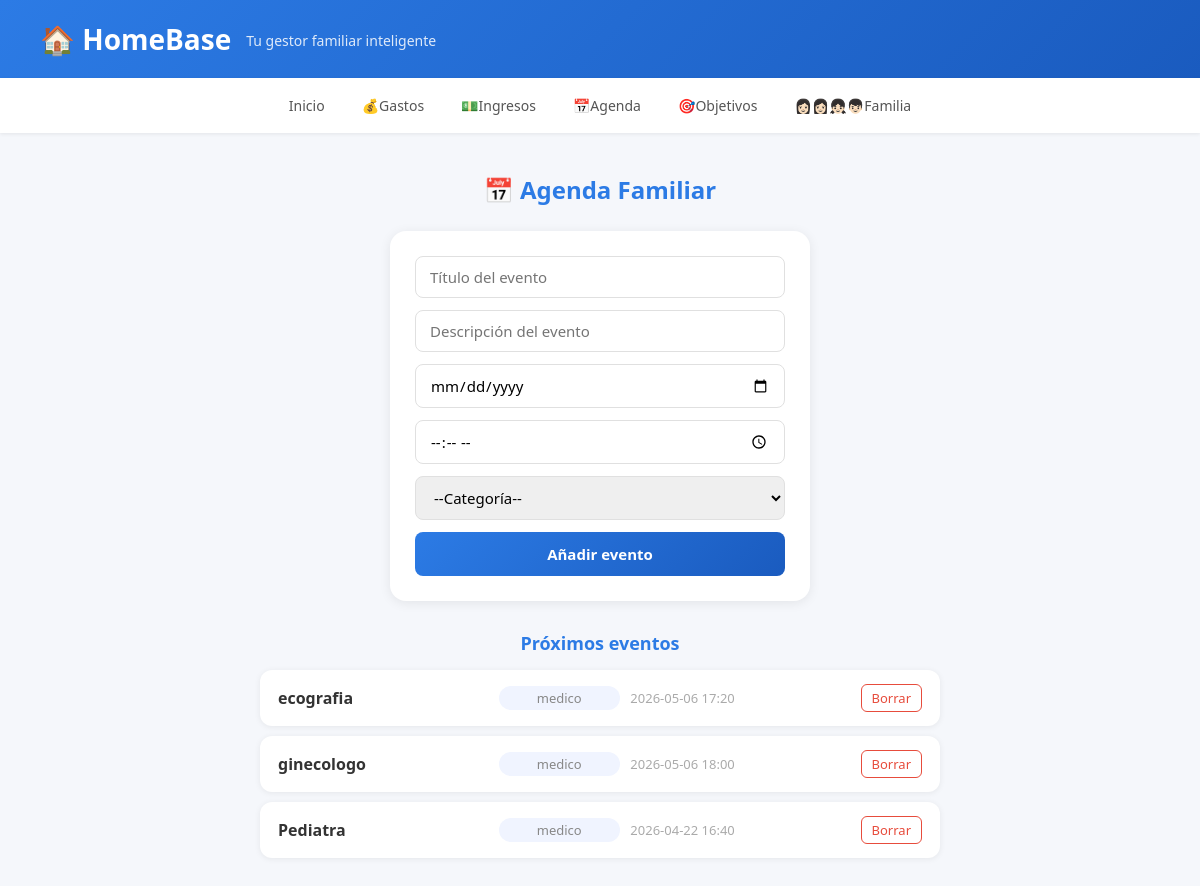
Page /agenda on the committed database.
### tables this page shows
CREATE TABLE agenda(
            id INTEGER PRIMARY KEY AUTOINCREMENT,
            titulo TEXT NOT NULL,
            descripcion TEXT,
            fecha TEXT NOT NULL,
            hora TEXT,
            categoria TEXT NOT NULL);

### app.py (the view, shortened to what this page needs)
@app.route('/agenda', methods=['GET', 'POST'])
def agenda():
    conn = get_db()
    lista_agenda = conn.execute('SELECT * FROM agenda ORDER BY fecha DESC').fetchall()
    conn.close()
    return render_template('agenda.html', eventos=lista_agenda)

### app.py (called while the page is built)
def get_db():
    conn = sqlite3.connect('homebase.db')
    conn.row_factory = sqlite3.Row
    return conn

### templates/agenda.html (shortened to what this page needs)
<!DOCTYPE html>
<html lang="en">
<head>
    <link rel="stylesheet" href="{{ url_for('static', filename='css/estilo.css') }}">
</head>
<body>
    <header>
        <h1>🏠 HomeBase</h1>
        <p> Tu gestor familiar inteligente</p>
    </header>
        <nav>
            <a href="/">Inicio </a>
            <a href="/gastos">💰Gastos</a>
            <a href="/ingresos">💵Ingresos</a>
            <a href="/agenda">📅Agenda</a>
            <a href="#">🎯Objetivos</a>
            <a href="#">👩🏻‍👩🏻‍👧🏻‍👦🏻Familia</a>
        </nav>
    <main>
        <h2>📅 Agenda Familiar</h2>
        <form class="formulario" method="POST" action="/agenda">
            <input type="text" name="titulo" placeholder="Título del evento" required>
            <input type="text" name="descripcion" placeholder="Descripción del evento" >
            <input type="date" name="fecha" required>
            <input type="time" name="hora" required>
            <select name="categoria" required>
                <option value="">--Categoría--</option>
            </select>
            <button type="submit">Añadir evento</button>
        </form>
        <div class="lista-agenda">
            <h3>Próximos eventos</h3>
            {% if eventos %}
                {% for evento in eventos %}
                <div class="evento-item">
                    <span class="evento-titulo">{{ evento ['titulo']}}</span>
                    <span class="evento-cat">{{ evento ['categoria']}}</span>
                    <span class="evento-fecha">{{ evento ['fecha']}} {{ evento['hora']}}</span>
                    <a href="/agenda/borrar/{{ evento['id']}}" class="btn-borrar" onclick="return confirm('¿Estás seguro de que quieres eliminar este evento?');">Borrar</a>
                </div>
                    {% endfor %}
            {% else %}
                <p>No hay eventos registrados.</p>
            {% endif %}

### static/css/estilo.css (style rules this page uses)
* { margin: 0; padding: 0; box-sizing: border-box; font-family: 'Segoe UI', Arial, sans-serif; }
body { background-color: #f5f7fb; color: #333; }
header { background: linear-gradient(135deg, #2c7be5, #1a5bbf); color: white; padding: 20px 40px; display: flex; align-items: center; gap: 15px; box-shadow: 0 2px 10px rgba(0,0,0,0.15); }
header h1 { font-size: 28px; font-weight: 700; }
header p { font-size: 14px; opacity: 0.85; margin-top: 2px; }
nav { background-color: white; display: flex; justify-content: center; gap: 5px; padding: 10px 20px; box-shadow: 0 1px 4px rgba(0,0,0,0.08); }
nav a { color: #555; text-decoration: none; font-size: 14px; padding: 8px 16px; border-radius: 8px; transition: all 0.2s; font-weight: 500; }
main { padding: 40px 20px; width: 100%; display: flex; flex-direction: column; align-items: center; }
main h2 { font-size: 24px; color: #2c7be5; margin-bottom: 25px; text-align: center; }
.formulario { display: flex; flex-direction: column; align-items: center; gap: 12px; margin: 0 auto 30px; max-width: 420px; width: 100%; background: white; padding: 25px; border-radius: 16px; box-shadow: 0 2px 12px rgba(0,0,0,0.08); }
.formulario input, .formulario select { width: 100%; padding: 10px 14px; border-radius: 8px; border: 1.5px solid #e0e0e0; font-size: 15px; transition: border 0.2s; outline: none; }
.formulario button { width: 100%; padding: 12px; background: linear-gradient(135deg, #2c7be5, #1a5bbf); color: white; border: none; border-radius: 8px; font-size: 15px; font-weight: 600; cursor: pointer; transition: opacity 0.2s; }
.lista-gastos, .lista-ingresos, .lista-agenda, .lista-objetivos { max-width: 700px; margin: 0 auto; width: 100%; padding: 0 10px; display: flex; flex-direction: column; }
.lista-gastos h3, .lista-ingresos h3, .lista-agenda h3, .lista-objetivos h3 { color: #2c7be5; margin-bottom: 15px; text-align: center; font-size: 18px; }
.gasto-item, .evento-item { background: white; border-radius: 12px; padding: 14px 18px; margin-bottom: 10px; display: flex; justify-content: space-between; align-items: center; box-shadow: 0 1px 6px rgba(0,0,0,0.07); width: 100%; box-sizing: border-box; gap: 10px; transition: box-shadow 0.2s; }
.gasto-desc, .evento-titulo { font-weight: 600; flex: 2; color: #333; }
.gasto-cat, .evento-cat { color: #888; flex: 1; text-align: center; font-size: 13px; background: #f0f4ff; padding: 3px 8px; border-radius: 99px; }
.gasto-fecha, .evento-fecha { color: #aaa; font-size: 13px; flex: 1; text-align: center; }
.btn-borrar { color: #e74c3c; text-decoration: none; font-size: 13px; font-weight: 500; padding: 4px 10px; border-radius: 6px; border: 1px solid #e74c3c; transition: all 0.2s; }

### rows in the picture
agenda: titulo "ecografia", categoria "medico", fecha "2026-05-06", hora "17:20"
agenda: titulo "ginecologo", categoria "medico", fecha "2026-05-06", hora "18:00"
agenda: titulo "Pediatra", categoria "medico", fecha "2026-04-22", hora "16:40"
